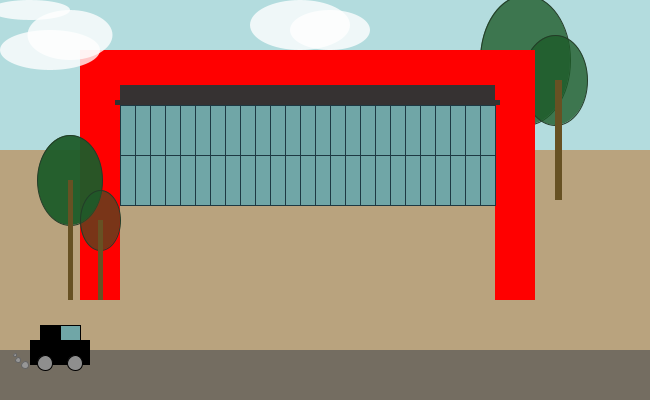
Frame 1 (no input)
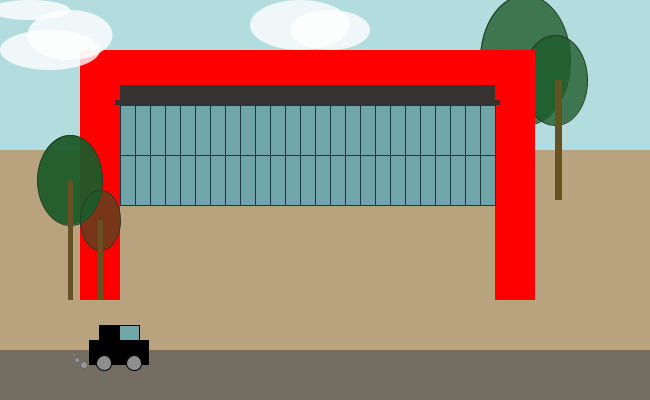
Frame 60 (the mouse pressed at the canvas centre just before this capture)
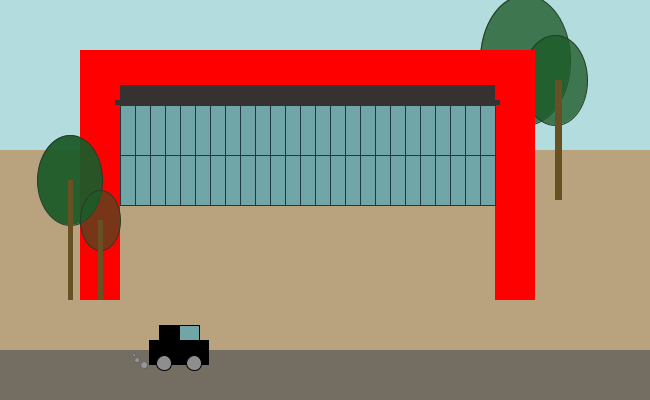
Frame 120 (the mouse held since frame 60 and released just before this capture)

The Processing sketch that drew these frames (run headless with seeded random() and noise(); from frame 60 on, the mouse is pressed at the canvas centre):

// Processing sketch: processing_123640
// ── processing_123640.pde

void setup() {
  size(650, 400);
  background(0);
  noStroke();
  fill(102);
}

int a = 0;

void draw() {
  background (179,220,222);

  fill(185, 163, 126);
  noStroke();
  rect(0, 150, 650, 250);
  fill(116, 109, 97);
  rect(0, 350, 650, 50);



  fill(28, 90, 40, 200);
  stroke(35, 59, 39);
  ellipse(525, 60, 90, 130);
  ellipse(555, 80, 65, 90);
  fill(103, 81, 35);
  noStroke();
  rect(555, 80, 7, 120);
  fill(255, 0, 0);
  noStroke();
  rect(80, 50, 40, 250);
  rect(495, 50, 40, 250);
  rect(80, 50, 415, 35);
  fill(54, 50, 50);
  rect(120, 85, 375, 20);
  rect(115, 100, 5, 5);
  rect(495, 100, 5, 5);
  fill(112, 166, 167);
  stroke(30, 57, 67);
  for (int i=0; i<365; i=i+15) {
    rect(120+i, 105, 15, 50);
    rect(120+i, 155, 15, 50);
  }
  fill(28, 90, 40, 240);
  stroke(35, 59, 39);
  ellipse(70, 180, 65, 90);
  fill(103, 81, 35);
  noStroke();
  rect(68, 180, 5, 120);
  fill(28, 90, 40, 150);
  stroke(35, 59, 39);
  ellipse(100, 220, 40, 60);
  fill(103, 81, 35);
  noStroke();
  rect(98, 220, 5, 80);

  fill(0, 0, 0);
  
  rect(a+40, 325, 38, 15);
  rect(a+30, 340, 60, 25);
  stroke(0, 0, 0);
  fill(142, 142, 142);
  ellipse(a+45, 363, 15, 15);
  ellipse(a+75, 363, 15, 15);
  fill(112, 166, 167);
  stroke(0, 0, 0);
  rect(a+60, 325, 20, 15);
  fill(150, 150, 150);
  stroke(100, 100, 100);
  ellipse(a+25, 365, 7, 7);
  ellipse(a+18, 360, 5, 5);
  ellipse(a+15, 355, 3, 3);
  a=(a+1)%width ;

  noStroke();

  if (mouseX< width/2){
      
  fill(255,255,255,200);
  ellipse(50,50,100,40);
  ellipse(70,35,85,50);
  ellipse(30,10,80,20);
  ellipse(300,25,100,50);
  ellipse(330,30,80,40);
  
  }
  
  if (mouseX> width/2){
      
  fill(113,113,113,200);
  ellipse(50,50,100,40);
  ellipse(70,35,85,50);
  ellipse(30,10,80,20);
  ellipse(300,25,100,50);
  ellipse(330,30,80,40);

  }
  
  
  
}
